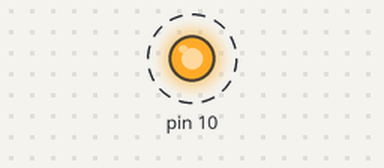
A sketch run on a simulated Arduino Uno, built with avr-gcc and run on an emulated ATmega328P. On the bench: output pins drawn as LEDs (lit = HIGH). Dashed ring = blinking. What the sketch prints to the serial monitor is not drawn.

Above: at 0.25 s.
Timing chart, 0 to 3.0 s (numbered marks = the images above):
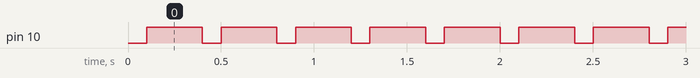

The sketch:

SPI-Master.ino
```cpp
//Functions
// SPISettings
// begin()
// beginTransaction()
// endTransaction()
// end()
// setBitOrder()
// setClockDivider()
// setDataMode()
// transfer()
// usingInterrupt()
#include<SPI.h>
int x;
String readString;

void setup ()

{
  Serial.begin(9600);
  pinMode(LED_BUILTIN,OUTPUT);
  pinMode(MOSI,OUTPUT);
  SPI.begin();
  SPI.setClockDivider(SPI_CLOCK_DIV8);
  //Sets clock for SPI communication at 8 (16/8=2Mhz)
  digitalWrite(SS,HIGH);
  // Setting SlaveSelect as HIGH (So master doesnt connnect with slave)
  Serial.print("Pls enter: \n");
}

void loop() {
  byte m_send, m_receive;
  while (Serial.available()) {
    delay(1);
    char c = Serial.read();
    Serial.print(c);
    if (isControl(c)) {
      break;
    }
    readString +=c;
  }
  if(readString == "1") {
    x = 1;
  }
  else if (readString == "0") {
    x = 0;
  }
  m_send = x;
  digitalWrite(SS, LOW);
  //Starts communication with Slave connected to master
  m_receive = SPI.transfer(m_send);
  //Send the m_send value to slave also receives value from slave

  int y = m_receive;
  if(y == 1) {
    digitalWrite(LED_BUILTIN,HIGH);
    Serial.print("Master LED ON\n");
  }
  else if (y == 0) {
   digitalWrite(LED_BUILTIN,LOW);
   Serial.print("Master LED OFF\n");
  }
  else {
    Serial.print("Invalid!\n");
  }
  delay(100);
  digitalWrite(SS, HIGH);
  readString = ""; // Reset readString for the next input
  delay(300);
}
// LED_BUILTIN does not work
//since it is at gate 13, which becomes SS now.
```

Measured:
- by itself, pin 10: alternates HIGH for 0.30 s and LOW for 0.10 s
